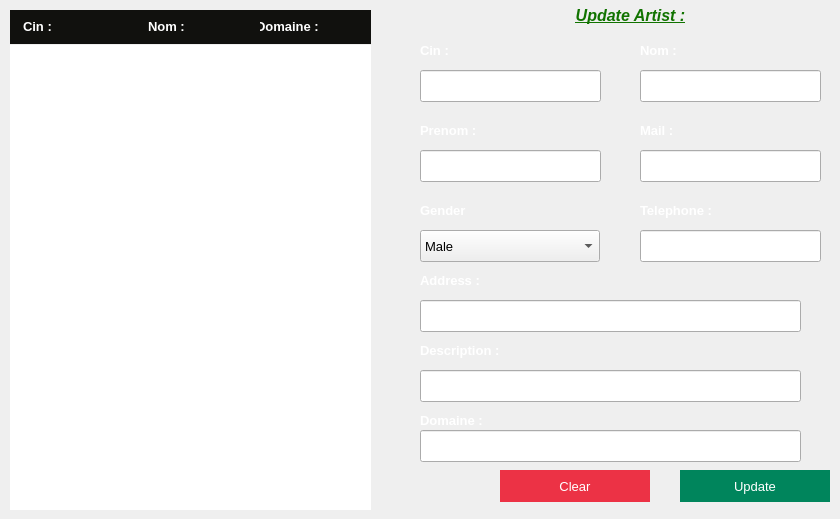
      <widget class="QWidget" name="page_6">
       <property name="styleSheet">
        <string notr="true">#page_6 {
background: rgba(0, 0, 0, 0.0);

}</string>
       </property>
       <widget class="QLabel" name="label_67">
        <property name="geometry">
         <rect>
          <x>250</x>
          <y>10</y>
          <width>121</width>
          <height>34</height>
         </rect>
        </property>
        <property name="font">
         <font>
          <pointsize>10</pointsize>
          <weight>75</weight>
          <bold>true</bold>
         </font>
        </property>
        <property name="styleSheet">
         <string notr="true">#label_67
{
	color:white;
	background:#11110E;
	padding-left:3px;
}</string>
        </property>
        <property name="text">
         <string>&lt;html&gt;&lt;head/&gt;&lt;body&gt;&lt;p&gt;Domaine :&lt;/p&gt;&lt;/body&gt;&lt;/html&gt;</string>
        </property>
       </widget>
       <widget class="QComboBox" name="sexe_2">
        <property name="geometry">
         <rect>
          <x>420</x>
          <y>230</y>
          <width>180</width>
          <height>32</height>
         </rect>
        </property>
        <property name="font">
         <font>
          <family>Arial</family>
          <pointsize>10</pointsize>
         </font>
        </property>
        <property name="styleSheet">
         <string notr="true">#empDesig
{
	background:white;
	color:black;
	border:none;
	padding-left:6px;
}</string>
        </property>
        <item>
         <property name="text">
          <string>Male</string>
         </property>
        </item>
        <item>
         <property name="text">
          <string>Female</string>
         </property>
        </item>
        <item>
         <property name="text">
          <string>Other</string>
         </property>
        </item>
       </widget>
       <widget class="QLineEdit" name="domaine_2">
        <property name="geometry">
         <rect>
          <x>420</x>
          <y>430</y>
          <width>381</width>
          <height>32</height>
         </rect>
        </property>
        <property name="font">
         <font>
          <family>Arial</family>
          <pointsize>10</pointsize>
         </font>
        </property>
        <property name="styleSheet">
         <string notr="true"/>
        </property>
       </widget>
       <widget class="QLineEdit" name="cin_2">
        <property name="geometry">
         <rect>
          <x>420</x>
          <y>70</y>
          <width>181</width>
          <height>32</height>
         </rect>
        </property>
        <property name="font">
         <font>
          <family>Arial</family>
          <pointsize>10</pointsize>
         </font>
        </property>
        <property name="styleSheet">
         <string notr="true"/>
        </property>
       </widget>
       <widget class="QLabel" name="id_51">
        <property name="geometry">
         <rect>
          <x>420</x>
          <y>270</y>
          <width>141</width>
          <height>21</height>
         </rect>
        </property>
        <property name="font">
         <font>
          <pointsize>10</pointsize>
          <weight>75</weight>
          <bold>true</bold>
         </font>
        </property>
        <property name="text">
         <string>&lt;html&gt;&lt;head/&gt;&lt;body&gt;&lt;p&gt;&lt;span style=&quot; color:#ffffff;&quot;&gt;Address :&lt;/span&gt;&lt;/p&gt;&lt;/body&gt;&lt;/html&gt;</string>
        </property>
       </widget>
       <widget class="QLabel" name="id_55">
        <property name="geometry">
         <rect>
          <x>420</x>
          <y>40</y>
          <width>141</width>
          <height>21</height>
         </rect>
        </property>
        <property name="font">
         <font>
          <pointsize>10</pointsize>
          <weight>75</weight>
          <bold>true</bold>
         </font>
        </property>
        <property name="text">
         <string>&lt;html&gt;&lt;head/&gt;&lt;body&gt;&lt;p&gt;&lt;span style=&quot; color:#ffffff;&quot;&gt;Cin :&lt;/span&gt;&lt;/p&gt;&lt;/body&gt;&lt;/html&gt;</string>
        </property>
       </widget>
       <widget class="QLabel" name="id_49">
        <property name="geometry">
         <rect>
          <x>420</x>
          <y>340</y>
          <width>141</width>
          <height>21</height>
         </rect>
        </property>
        <property name="font">
         <font>
          <pointsize>10</pointsize>
          <weight>75</weight>
          <bold>true</bold>
         </font>
        </property>
        <property name="text">
         <string>&lt;html&gt;&lt;head/&gt;&lt;body&gt;&lt;p&gt;&lt;span style=&quot; color:#ffffff;&quot;&gt;Description :&lt;/span&gt;&lt;/p&gt;&lt;/body&gt;&lt;/html&gt;</string>
        </property>
       </widget>
       <widget class="QLabel" name="id_54">
        <property name="geometry">
         <rect>
          <x>420</x>
          <y>410</y>
          <width>141</width>
          <height>21</height>
         </rect>
        </property>
        <property name="font">
         <font>
          <pointsize>10</pointsize>
          <weight>75</weight>
          <bold>true</bold>
         </font>
        </property>
        <property name="text">
         <string>&lt;html&gt;&lt;head/&gt;&lt;body&gt;&lt;p&gt;&lt;span style=&quot; color:#ffffff;&quot;&gt;Domaine :&lt;/span&gt;&lt;/p&gt;&lt;/body&gt;&lt;/html&gt;</string>
        </property>
       </widget>
       <widget class="QLabel" name="label_65">
        <property name="geometry">
         <rect>
          <x>430</x>
          <y>0</y>
          <width>401</width>
          <height>31</height>
         </rect>
        </property>
        <property name="font">
         <font>
          <family>Arial</family>
          <pointsize>12</pointsize>
          <weight>75</weight>
          <bold>true</bold>
         </font>
        </property>
        <property name="text">
         <string>&lt;html&gt;&lt;head/&gt;&lt;body&gt;&lt;p align=&quot;center&quot;&gt;&lt;span style=&quot; font-style:italic; text-decoration: underline; color:#117300;&quot;&gt;Update Artist :&lt;/span&gt;&lt;/p&gt;&lt;/body&gt;&lt;/html&gt;</string>
        </property>
       </widget>
       <widget class="QLabel" name="id_53">
        <property name="geometry">
         <rect>
          <x>420</x>
          <y>120</y>
          <width>141</width>
          <height>21</height>
         </rect>
        </property>
        <property name="font">
         <font>
          <pointsize>10</pointsize>
          <weight>75</weight>
          <bold>true</bold>
         </font>
        </property>
        <property name="text">
         <string>&lt;html&gt;&lt;head/&gt;&lt;body&gt;&lt;p&gt;&lt;span style=&quot; color:#ffffff;&quot;&gt;Prenom :&lt;/span&gt;&lt;/p&gt;&lt;/body&gt;&lt;/html&gt;</string>
        </property>
       </widget>
       <widget class="QLabel" name="label_64">
        <property name="geometry">
         <rect>
          <x>10</x>
          <y>10</y>
          <width>131</width>
          <height>34</height>
         </rect>
        </property>
        <property name="font">
         <font>
          <pointsize>10</pointsize>
          <weight>75</weight>
          <bold>true</bold>
         </font>
        </property>
        <property name="styleSheet">
         <string notr="true">#label_64
{
	color:white;
	background:#11110E;
padding-left:10px;
}</string>
        </property>
        <property name="text">
         <string>&lt;html&gt;&lt;head/&gt;&lt;body&gt;&lt;p&gt;Cin :&lt;/p&gt;&lt;/body&gt;&lt;/html&gt;</string>
        </property>
       </widget>
       <widget class="QLabel" name="id_50">
        <property name="geometry">
         <rect>
          <x>420</x>
          <y>200</y>
          <width>141</width>
          <height>21</height>
         </rect>
        </property>
        <property name="font">
         <font>
          <pointsize>10</pointsize>
          <weight>75</weight>
          <bold>true</bold>
         </font>
        </property>
        <property name="text">
         <string>&lt;html&gt;&lt;head/&gt;&lt;body&gt;&lt;p&gt;&lt;span style=&quot; color:#ffffff;&quot;&gt;Gender&lt;/span&gt;&lt;/p&gt;&lt;/body&gt;&lt;/html&gt;</string>
        </property>
       </widget>
       <widget class="QLineEdit" name="description_2">
        <property name="geometry">
         <rect>
          <x>420</x>
          <y>370</y>
          <width>381</width>
          <height>32</height>
         </rect>
        </property>
        <property name="font">
         <font>
          <family>Arial</family>
          <pointsize>10</pointsize>
         </font>
        </property>
        <property name="styleSheet">
         <string notr="true"/>
        </property>
       </widget>
       <widget class="QLineEdit" name="adresse_2">
        <property name="geometry">
         <rect>
          <x>420</x>
          <y>300</y>
          <width>381</width>
          <height>32</height>
         </rect>
        </property>
        <property name="font">
         <font>
          <family>Arial</family>
          <pointsize>10</pointsize>
         </font>
        </property>
        <property name="styleSheet">
         <string notr="true"/>
        </property>
       </widget>
       <widget class="QLabel" name="id_52">
        <property name="geometry">
         <rect>
          <x>640</x>
          <y>200</y>
          <width>141</width>
          <height>21</height>
         </rect>
        </property>
        <property name="font">
         <font>
          <pointsize>10</pointsize>
          <weight>75</weight>
          <bold>true</bold>
         </font>
        </property>
        <property name="text">
         <string>&lt;html&gt;&lt;head/&gt;&lt;body&gt;&lt;p&gt;&lt;span style=&quot; color:#ffffff;&quot;&gt;Telephone :&lt;/span&gt;&lt;/p&gt;&lt;/body&gt;&lt;/html&gt;</string>
        </property>
       </widget>
       <widget class="QTableView" name="updateTableView_2">
        <property name="geometry">
         <rect>
          <x>10</x>
          <y>45</y>
          <width>361</width>
          <height>465</height>
         </rect>
        </property>
        <property name="sizePolicy">
         <sizepolicy hsizetype="Fixed" vsizetype="Fixed">
          <horstretch>0</horstretch>
          <verstretch>0</verstretch>
         </sizepolicy>
        </property>
        <property name="focusPolicy">
         <enum>Qt::NoFocus</enum>
        </property>
        <property name="autoFillBackground">
         <bool>false</bool>
        </property>
        <property name="frameShape">
         <enum>QFrame::NoFrame</enum>
        </property>
        <property name="horizontalScrollBarPolicy">
         <enum>Qt::ScrollBarAlwaysOff</enum>
        </property>
        <property name="sizeAdjustPolicy">
         <enum>QAbstractScrollArea::AdjustIgnored</enum>
        </property>
        <property name="editTriggers">
         <set>QAbstractItemView::NoEditTriggers</set>
        </property>
        <property name="tabKeyNavigation">
         <bool>false</bool>
        </property>
        <property name="showDropIndicator" stdset="0">
         <bool>false</bool>
        </property>
        <property name="dragDropOverwriteMode">
         <bool>false</bool>
        </property>
        <property name="alternatingRowColors">
         <bool>true</bool>
        </property>
        <property name="selectionMode">
         <enum>QAbstractItemView::SingleSelection</enum>
        </property>
        <property name="selectionBehavior">
         <enum>QAbstractItemView::SelectRows</enum>
        </property>
        <property name="textElideMode">
         <enum>Qt::ElideNone</enum>
        </property>
        <property name="showGrid">
         <bool>false</bool>
        </property>
        <property name="gridStyle">
         <enum>Qt::NoPen</enum>
        </property>
        <property name="cornerButtonEnabled">
         <bool>false</bool>
        </property>
        <attribute name="horizontalHeaderVisible">
         <bool>false</bool>
        </attribute>
        <attribute name="horizontalHeaderMinimumSectionSize">
         <number>30</number>
        </attribute>
        <attribute name="horizontalHeaderDefaultSectionSize">
         <number>120</number>
        </attribute>
       </widget>
       <widget class="QLabel" name="label_66">
        <property name="geometry">
         <rect>
          <x>140</x>
          <y>10</y>
          <width>120</width>
          <height>34</height>
         </rect>
        </property>
        <property name="font">
         <font>
          <pointsize>10</pointsize>
          <weight>75</weight>
          <bold>true</bold>
         </font>
        </property>
        <property name="styleSheet">
         <string notr="true">#label_66
{
	color:white;
	background:#11110E;
	padding-left:5px;
}</string>
        </property>
        <property name="text">
         <string>&lt;html&gt;&lt;head/&gt;&lt;body&gt;&lt;p&gt;Nom :&lt;/p&gt;&lt;/body&gt;&lt;/html&gt;</string>
        </property>
       </widget>
       <widget class="QLineEdit" name="prenom_2">
        <property name="geometry">
         <rect>
          <x>420</x>
          <y>150</y>
          <width>181</width>
          <height>32</height>
         </rect>
        </property>
        <property name="font">
         <font>
          <family>Arial</family>
          <pointsize>10</pointsize>
         </font>
        </property>
        <property name="styleSheet">
         <string notr="true"/>
        </property>
       </widget>
       <widget class="QLineEdit" name="nom_3">
        <property name="geometry">
         <rect>
          <x>640</x>
          <y>70</y>
          <width>181</width>
          <height>32</height>
         </rect>
        </property>
        <property name="font">
         <font>
          <family>Arial</family>
          <pointsize>10</pointsize>
         </font>
        </property>
        <property name="styleSheet">
         <string notr="true"/>
        </property>
       </widget>
       <widget class="QLabel" name="id_57">
        <property name="geometry">
         <rect>
          <x>640</x>
          <y>120</y>
          <width>141</width>
          <height>21</height>
         </rect>
        </property>
        <property name="font">
         <font>
          <pointsize>10</pointsize>
          <weight>75</weight>
          <bold>true</bold>
         </font>
        </property>
        <property name="text">
         <string>&lt;html&gt;&lt;head/&gt;&lt;body&gt;&lt;p&gt;&lt;span style=&quot; color:#ffffff;&quot;&gt;Mail :&lt;/span&gt;&lt;/p&gt;&lt;/body&gt;&lt;/html&gt;</string>
        </property>
       </widget>
       <widget class="QLabel" name="id_58">
        <property name="geometry">
         <rect>
          <x>640</x>
          <y>40</y>
          <width>141</width>
          <height>21</height>
         </rect>
        </property>
        <property name="font">
         <font>
          <pointsize>10</pointsize>
          <weight>75</weight>
          <bold>true</bold>
         </font>
        </property>
        <property name="text">
         <string>&lt;html&gt;&lt;head/&gt;&lt;body&gt;&lt;p&gt;&lt;span style=&quot; color:#ffffff;&quot;&gt;Nom :&lt;/span&gt;&lt;/p&gt;&lt;/body&gt;&lt;/html&gt;</string>
        </property>
       </widget>
       <widget class="QLineEdit" name="mail_2">
        <property name="geometry">
         <rect>
          <x>640</x>
          <y>150</y>
          <width>181</width>
          <height>32</height>
         </rect>
        </property>
        <property name="font">
         <font>
          <family>Arial</family>
          <pointsize>10</pointsize>
         </font>
        </property>
        <property name="styleSheet">
         <string notr="true"/>
        </property>
       </widget>
       <widget class="QLineEdit" name="telephone_2">
        <property name="geometry">
         <rect>
          <x>640</x>
          <y>230</y>
          <width>181</width>
          <height>32</height>
         </rect>
        </property>
        <property name="font">
         <font>
          <family>Arial</family>
          <pointsize>10</pointsize>
         </font>
        </property>
        <property name="styleSheet">
         <string notr="true"/>
        </property>
       </widget>
       <widget class="QPushButton" name="pushButton_20">
        <property name="geometry">
         <rect>
          <x>500</x>
          <y>470</y>
          <width>150</width>
          <height>32</height>
         </rect>
        </property>
        <property name="font">
         <font>
          <pointsize>10</pointsize>
         </font>
        </property>
        <property name="cursor">
         <cursorShape>PointingHandCursor</cursorShape>
        </property>
        <property name="focusPolicy">
         <enum>Qt::TabFocus</enum>
        </property>
        <property name="styleSheet">
         <string notr="true">#pushButton_20
{
	background:#EC3245;
	border:none;
	color:white;
}

#pushButton_20:hover
{
	background:#2d2d2d;
	border:2px solid #EC3245;
	color:#EC3245;
}</string>
        </property>
        <property name="text">
         <string>Clear</string>
        </property>
       </widget>
       <widget class="QPushButton" name="pushButton_21">
        <property name="geometry">
         <rect>
          <x>680</x>
          <y>470</y>
          <width>150</width>
          <height>32</height>
         </rect>
        </property>
        <property name="font">
         <font>
          <pointsize>10</pointsize>
         </font>
        </property>
        <property name="cursor">
         <cursorShape>PointingHandCursor</cursorShape>
        </property>
        <property name="focusPolicy">
         <enum>Qt::TabFocus</enum>
        </property>
        <property name="styleSheet">
         <string notr="true">#pushButton_21
{
	background:#00855C;
	border:none;
	color:white;
}

#pushButton_21:hover
{
	background:#2D2D2D;
	border:2px solid #00855C;
	color:#00855C;
}</string>
        </property>
        <property name="text">
         <string>Update</string>
        </property>
       </widget>
       <widget class="QLabel" name="updateEmpID">
        <property name="geometry">
         <rect>
          <x>700</x>
          <y>0</y>
          <width>121</width>
          <height>31</height>
         </rect>
        </property>
        <property name="font">
         <font>
          <family>Arial</family>
          <pointsize>11</pointsize>
          <italic>true</italic>
         </font>
        </property>
        <property name="styleSheet">
         <string notr="true">color:white;
font-style:italic;</string>
        </property>
        <property name="text">
         <string>&lt;html&gt;&lt;head/&gt;&lt;body&gt;&lt;p&gt;&lt;br/&gt;&lt;/p&gt;&lt;/body&gt;&lt;/html&gt;</string>
        </property>
       </widget>
      </widget>
